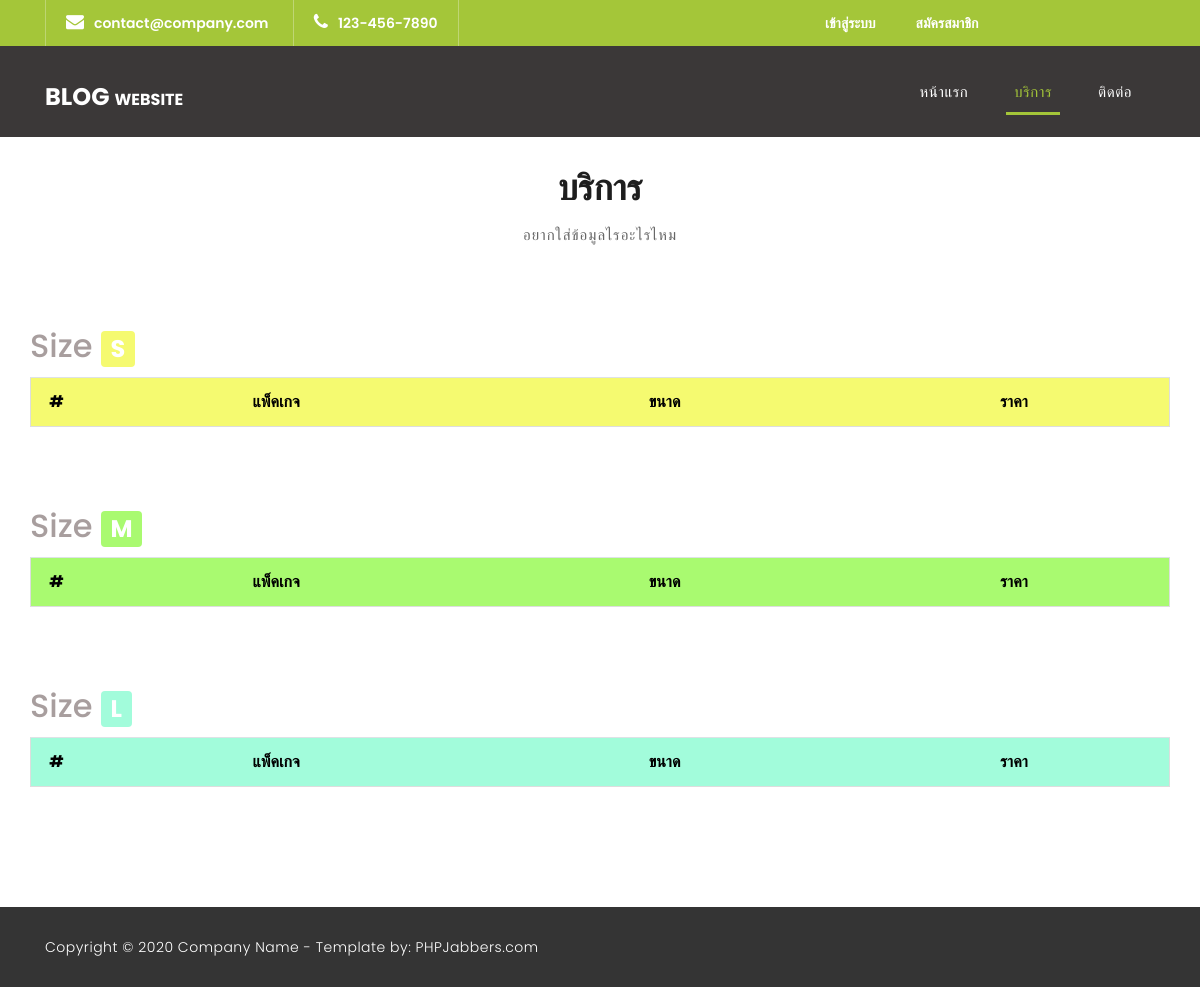
Before: /users/service.php with the older database file.
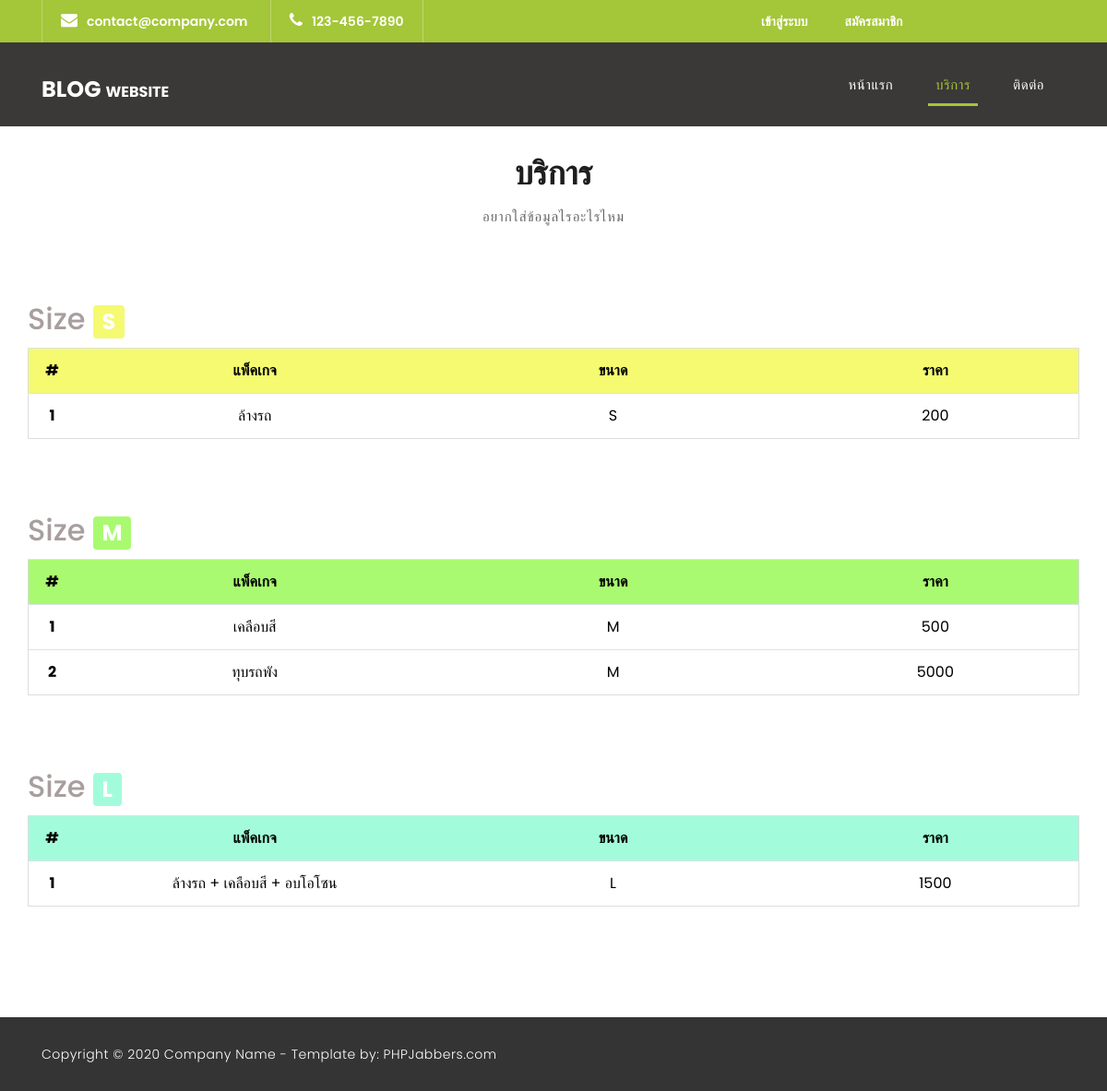
After: the same page with the newer database file.
### tables this page shows
CREATE TABLE `packages` (
  `P_id` int(11) NOT NULL,
  `P_name` varchar(100) NOT NULL,
  `P_price` varchar(20) NOT NULL,
  `P_size` varchar(2) NOT NULL
);

### server.php (called while the page is built, shortened)
<?php
    class DB_con {
        function __construct() {
            $conn = mysqli_connect(DB_SERVER, DB_USER, DB_PASS, DB_NAME);
            $this->dbcon = $conn;
        }
    }

### classes/Packages.php (called while the page is built, shortened)
<?php
class Packages
{
    private $db;
    function __construct($conn)
    {
        $this->db = $conn;
    }
    public function Select_package_size($size)
    {
        $package = mysqli_query($this->db, "SELECT `P_id`,`P_name`, `P_size`, `P_price` FROM `packages` WHERE `P_size`= '$size'");
        return $package;
    }
}

### users/service.php (the view, shortened to what the changed rows need)
<?php
include_once('../server.php');
include_once('../classes/Packages.php');
$conn = new DB_con();
$package = new Packages($conn->dbcon);
$result_s = $package->Select_package_size("S");
$result_m = $package->Select_package_size("M");
$result_l = $package->Select_package_size("L");
?>
<!DOCTYPE html>
<html lang="en">
<head>
    <link href="../vendor/bootstrap/css/bootstrap.min.css" rel="stylesheet">
    <link href="https://cdnjs.cloudflare.com/ajax/libs/font-awesome/5.15.2/css/all.min.css" rel="stylesheet">
    <link rel="stylesheet" href="../assets/css/fontawesome.css">
    <link rel="stylesheet" href="../assets/css/style.css">
    <link rel="stylesheet" href="../assets/css/owl.css">
    <link rel="stylesheet" href="../assets/css/myStyle.css">
</head>
<body>
    <header class="">
        <nav class="navbar navbar-expand-lg">
            <div class="container">
                <a class="navbar-brand" href="../index.php">
                    <h2>Blog <em> Website</em></h2>
                </a>
            </div>
        </nav>
    </header>
    <div class="team" style="margin: 0">
        <div class="container">
            <div class="row">
                <div class="col-md-12">
                    <div class="section-heading">
                        <h2>บริการ</h2>
                    </div>
                </div>
                <div class="box">
                    <h2 class="size-label">Size <span class="badge badge-secondary" style="background-color: #f5fa70;">S</span></h2>
                </div>
                <table id="myTable" class="table" style="margin-bottom: 5rem;">
                <tr class="header" style="background-color: #f5fa70;">
                        <th style="width:3%;">#</th>
                        <th style="width:25%;">แพ็คเกจ</th>
                        <th style="width:25%;">ขนาด</th>
                        <th style="width:20%;">ราคา</th>
                    </tr>
                    <?php $no = 1; ?>
                    <?php while ($num = mysqli_fetch_array($result_s)) :
                        echo ("<tr>
                                    <th>" . $no . "</th>
                                    <td id = \"name\">" . $num["P_name"] . "</td>
                                    <td id = \"size\">" . $num["P_size"] . "</td>
                                    <td id = \"price\">" . $num["P_price"] . "</td>
                                </tr>");
                        $no++;
                    endwhile ?>
                </table>
                <div class="box">
                    <h2 class="size-label">Size <span class="badge badge-secondary" style="background-color: #a9fa70;">M</span></h2>
                </div>
                <table id="myTable" class="table" style="margin-bottom: 5rem;">
                <tr class="header" style="background-color: #a9fa70;">
                        <th style="width:3%;">#</th>
                        <th style="width:25%;">แพ็คเกจ</th>
                        <th style="width:25%;">ขนาด</th>
                        <th style="width:20%;">ราคา</th>
                    </tr>
                    <?php $no = 1; ?>
                    <?php while ($num = mysqli_fetch_array($result_m)) :
                        echo ("<tr>
                                    <th>" . $no . "</th>
                                    <td id = \"name\">" . $num["P_name"] . "</td>
                                    <td id = \"size\">" . $num["P_size"] . "</td>
                                    <td id = \"price\">" . $num["P_price"] . "</td>
                                </tr>");
                        $no++;
                    endwhile ?>
                </table>
                <div class="box">
                    <h2 class="size-label">Size <span class="badge badge-secondary" style="background-color: #a2fcdb;">L</span></h2>
                </div>
                <table id="myTable" class="table" style="margin-bottom: 5rem;">
                    <tr class="header" style="background-color: #a2fcdb;">
                        <th style="width:3%;">#</th>
                        <th style="width:25%;">แพ็คเกจ</th>
                        <th style="width:25%;">ขนาด</th>
                        <th style="width:20%;">ราคา</th>
                    </tr>
                    <?php $no = 1; ?>
                    <?php while ($num = mysqli_fetch_array($result_l)) :
                        echo ("<tr>
                                    <th>" . $no . "</th>
                                    <td id = \"name\">" . $num["P_name"] . "</td>
                                    <td id = \"size\">" . $num["P_size"] . "</td>
                                    <td id = \"price\">" . $num["P_price"] . "</td>
                                </tr>");
                        $no++;
                    endwhile ?>
                </table>
            </div>
        </div>
    </div>
</body>
</html>

Changed rows visible on the page:
added packages: P_name "ล้างรถ", P_size "S", P_price "200", shown under "Size S"
added packages: P_name "เคลือบสี", P_size "M", P_price "500", shown under "Size M"
added packages: P_name "ทุบรถพัง", P_size "M", P_price "5000", shown under "Size M"
added packages: P_name "ล้างรถ + เคลือบสี + อบโอโซน", P_size "L", P_price "1500", shown under "Size L"
